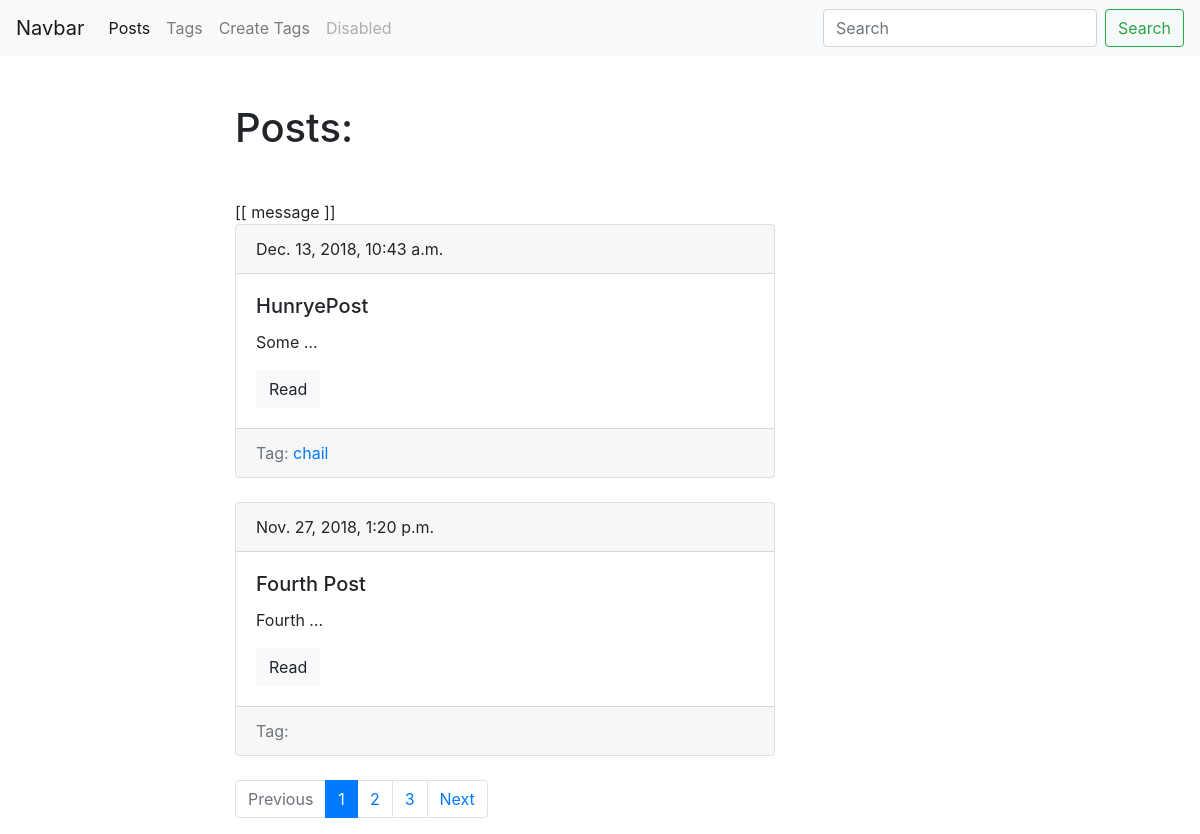
Screenshot of /blog/ with the database file from the repository.
### blog/models.py (models this page shows, shortened)
class Posts(models.Model):
	title = models.CharField(max_length=150, db_index=True)
	slug = models.SlugField(max_length=150, blank=True, unique=True)
	body = models.TextField(blank=True, db_index=True)
	tags = models.ManyToManyField('Tag', blank=True, related_name='posts')
	date_pub = models.DateTimeField(auto_now_add=True)
	def get_absolute_url(self):
		return reverse('post_detail_url', kwargs={'slug': self.slug})
	class Meta:
		ordering = ['-date_pub']

class Tag(models.Model):
	title = models.CharField(max_length = 50)
	slug = models.SlugField(max_length = 50, unique=True)
	def get_absolute_url(self):
		return reverse('tag_detail_url', kwargs={'slug': self.slug})
	class Meta:
		ordering = ['title']

### blog/views.py (the view)
# urls.py: path('', posts_list, name='posts_list_url'),
def posts_list(request):
	search_query = request.GET.get('search', '')
	if search_query:
		posts = Posts.objects.filter(Q(title__icontains=search_query) | Q(body__icontains=search_query))
	else:
		posts = Posts.objects.all()
	paginator = Paginator(posts, 2)
	page_number = request.GET.get('page', 1)
	page = paginator.get_page(page_number)
	is_paginated = page.has_other_pages()
	if page.has_previous():
		pre_url = '?page={}'.format(page.previous_page_number())
	else:
		pre_url = ''
	if page.has_next():
		next_url = '?page={}'.format(page.next_page_number())
	else:
		next_url = ''
	context = {
		'page_object': page,
		'is_paginated': is_paginated,
		'next_url': next_url,
		'pre_url': pre_url
	}
	n = 'MaG'
	return render(request, 'blog/index.html', context = context)

### blog/templates/blog/index.html (shortened to what this page needs)
{% extends 'blog/base_blog.html' %}
{% block content %}
	<h1 class="mb-5">Posts:</h1>
	<div id='app'>
			[[ message ]]
		</div>
	{% for post in page_object.object_list %}
		{% include 'blog/includes/post_card_template.html' %}
	{% endfor %}
{% endblock %}

### blog/templates/blog/includes/post_card_template.html
<div class="card mb-4">
	<div class="card-header">
		    {{ post.date_pub }}
	</div>
	<div class="card-body">
		<h5 class="card-title">{{ post.title }}</h5>
		<p class="card-text">{{ post.body|truncatewords:1 }}</p>
		<a href="{{ post.get_absolute_url }}" class="btn btn-light">Read</a>
	</div>
	<div class="card-footer text-muted">
		Tag:
		{% for tag in post.tags.all %}
			<a href="{{ tag.get_absolute_url }}">{{ tag.title }}</a>
		{% endfor %}
	</div>
</div>

### rows the page displays
Posts: date_pub "Dec. 13, 2018, 10:43 a.m.", title "HunryePost", body "Some …"
Tag: title "chail"
Posts: date_pub "Nov. 27, 2018, 1:20 p.m.", title "Fourth Post", body "Fourth …"

### other values shown
{{ n }} "1"
{{ n }} "2" "3"
